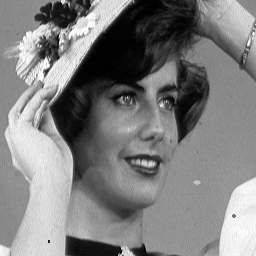
#> input picture project/FEMME-NOISE.png, 256 x 256 px
$ python test_median_filters.py
#> lines starting #> are read from the running program, lines starting #| are printed output that depends on the picture
### project/nonlinear_filters.py
import cv2
import numpy as np


def median_filter(image, kernel_size=3):
    """
    Áp dụng lọc trung vị (Median Filter) lên ảnh.

    :param image: Ảnh đầu vào (mảng numpy 2D hoặc 3D).
    :param kernel_size: Kích thước của kernel (phải là số lẻ, ví dụ: 3, 5, 7,...).
    :return: Ảnh sau khi áp dụng lọc trung vị.
    """
    if kernel_size % 2 == 0:
        raise ValueError("Kernel size must be an odd number.")

    if len(image.shape) == 3:  # Nếu ảnh là ảnh màu
        channels = cv2.split(image)  # Tách kênh
        filtered_channels = []
        for channel in channels:
            filtered_channel = cv2.medianBlur(channel, kernel_size)  # Lọc trung vị trên từng kênh
            filtered_channels.append(filtered_channel)
        filtered_image = cv2.merge(filtered_channels)  # Ghép lại các kênh
    else:  # Nếu ảnh là ảnh xám
        filtered_image = cv2.medianBlur(image, kernel_size)

    return filtered_image


# [40 lines left out: functions min_filter, max_filter, not called in this run]

### project/test_median_filters.py
import cv2
import numpy as np
import matplotlib.pyplot as plt
from nonlinear_filters import median_filter

# Đọc ảnh
image = cv2.imread('FEMME-NOISE.png', cv2.IMREAD_GRAYSCALE)
#> image is the input picture: shape (256, 256); min 0, max 255, mean 127.1

# Áp dụng lọc trung vị với kernel size 5
filtered_image = median_filter(image, kernel_size=5)
#> in median_filter, `filtered_image = cv2.medianBlur(image, kernel_size)`:
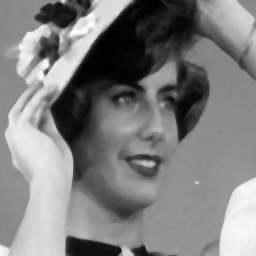
#> filtered_image: shape (256, 256); min 1, max 253, mean 127.1

# Tính toán histogram cho ảnh gốc và ảnh đã lọc
hist_original = cv2.calcHist([image], [0], None, [256], [0, 256])
#> hist_original = 256 values, max 1476 at index 140, min 33 at index 254, mean 256
hist_filtered = cv2.calcHist([filtered_image], [0], None, [256], [0, 256])
#> hist_filtered = 256 values, max 2000 at index 147, min 0 at index 0, mean 256

# Hiển thị ảnh và histogram
plt.figure(figsize=(14, 8))

# Hiển thị ảnh gốc
plt.subplot(2, 3, 1)
plt.title('Original Image')
plt.imshow(image, cmap='gray')
plt.axis('off')

# Hiển thị histogram của ảnh gốc (dùng plt.plot)
plt.subplot(2, 3, 2)
plt.title('Histogram (Plot) - Original Image')
plt.plot(hist_original, color='blue')
plt.xlim([0, 256])
plt.xlabel('Pixel Intensity')
plt.ylabel('Frequency')

# Hiển thị histogram của ảnh gốc (dùng plt.hist)
plt.subplot(2, 3, 3)
plt.title('Histogram (Hist) - Original Image')
plt.hist(image.ravel(), bins=256, range=(0, 256), color='blue', alpha=0.7)
plt.xlabel('Pixel Intensity')
plt.ylabel('Frequency')

# Hiển thị ảnh đã lọc
plt.subplot(2, 3, 4)
plt.title('Median Filtered Image')
plt.imshow(filtered_image, cmap='gray')
plt.axis('off')

# Hiển thị histogram của ảnh đã lọc (dùng plt.plot)
plt.subplot(2, 3, 5)
plt.title('Histogram (Plot) - Filtered Image')
plt.plot(hist_filtered, color='green')
plt.xlim([0, 256])
plt.xlabel('Pixel Intensity')
plt.ylabel('Frequency')

# Hiển thị histogram của ảnh đã lọc (dùng plt.hist)
plt.subplot(2, 3, 6)
plt.title('Histogram (Hist) - Filtered Image')
plt.hist(filtered_image.ravel(), bins=256, range=(0, 256), color='green', alpha=0.7)
plt.xlabel('Pixel Intensity')
plt.ylabel('Frequency')

plt.tight_layout()
plt.show()
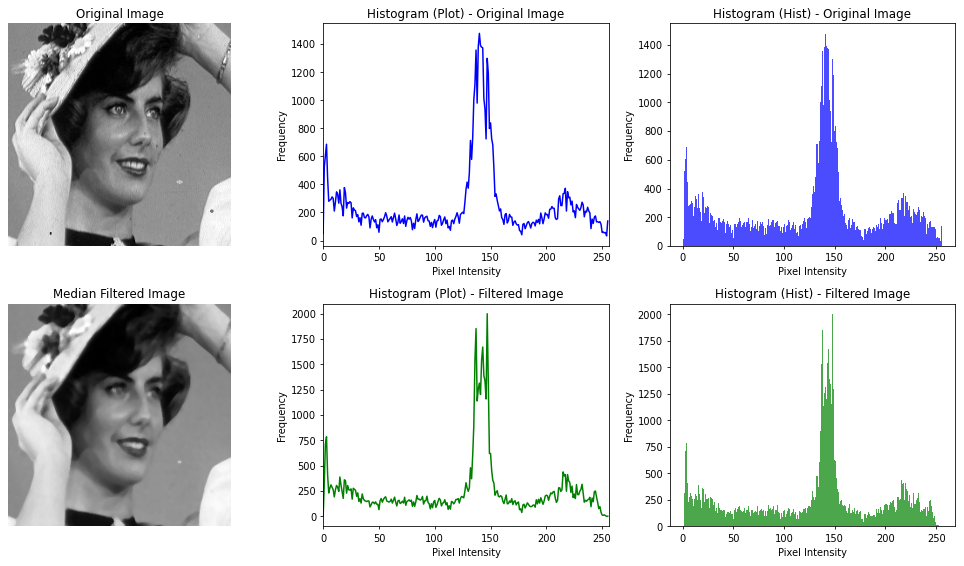
#> figure drawn by matplotlib, 6 panels; panel 2: curve peaks at x = 140, y = 1476; panel 3: tallest bar 1476 high, from x = 140 to 141; panel 5: curve peaks at x = 147, y = 2000; panel 6: tallest bar 2000 high, from x = 147 to 148

$ run again, with project/bagues-bg.png copied over project/FEMME-NOISE.png
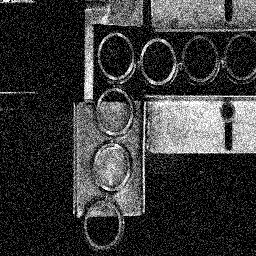
#> input picture project/bagues-bg.png, 256 x 256 px
#> image is the input picture: shape (256, 256); min 0, max 255, mean 56.4
#> in median_filter, `filtered_image = cv2.medianBlur(image, kernel_size)`:
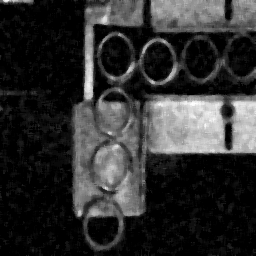
#> filtered_image: shape (256, 256); min 0, max 255, mean 47.5
#> hist_original = 256 values, max 21697 at index 0, min 22 at index 251, mean 256
#> hist_filtered = 256 values, max 19361 at index 0, min 0 at index 248, mean 256
